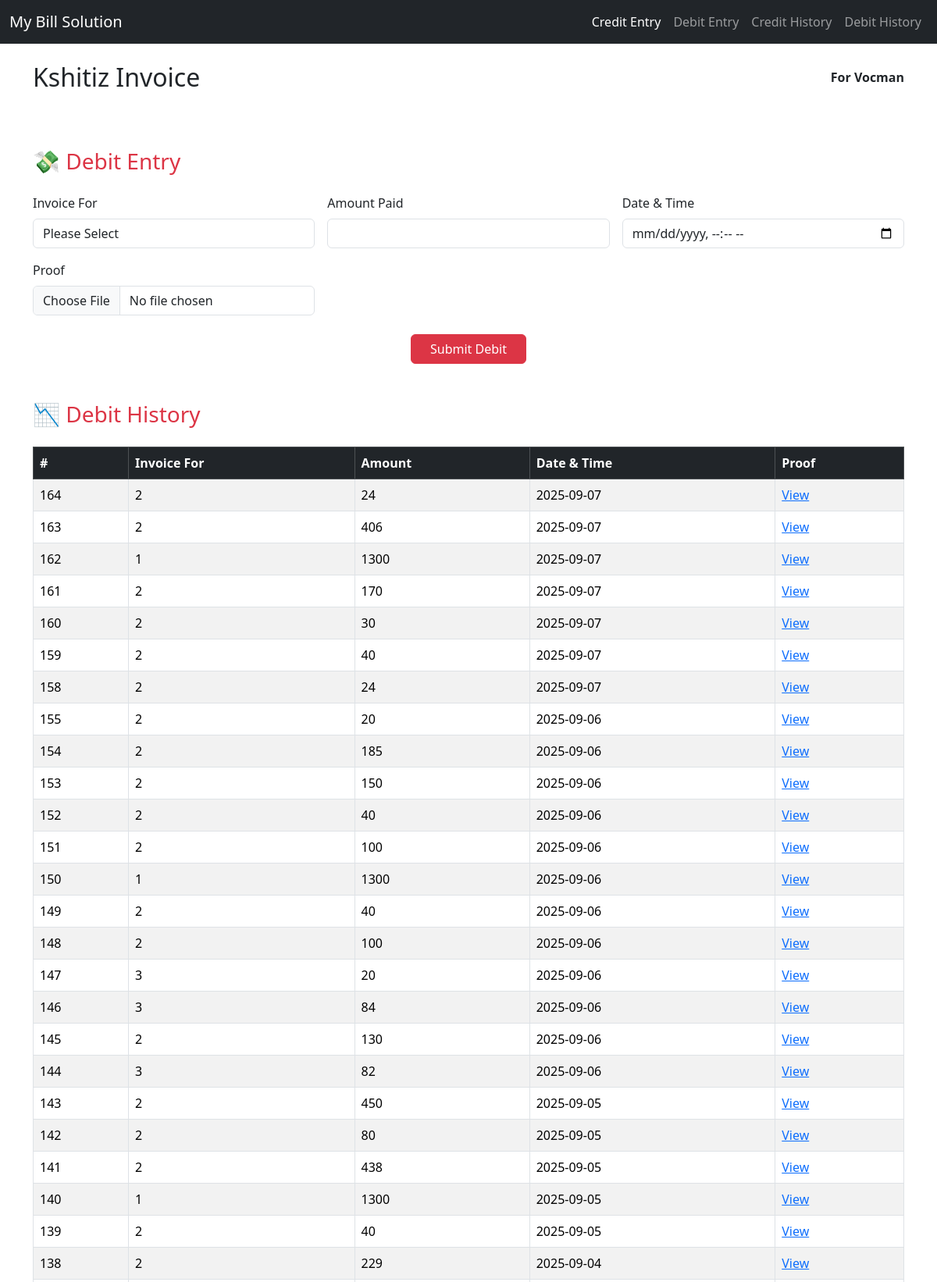
The page /debit.php (upper part) on the database its author committed.
### tables this page shows
CREATE TABLE `debits` (
  `id` int(11) NOT NULL,
  `trip_id` int(11) NOT NULL,
  `invoice_for` varchar(100) DEFAULT NULL,
  `amount` double DEFAULT NULL,
  `date_time` varchar(10) DEFAULT NULL,
  `proof` varchar(255) DEFAULT NULL,
  `created_by` int(11) NOT NULL,
  `created_at` timestamp NOT NULL DEFAULT current_timestamp()
);

### debit.php (the view, shortened to what this page needs)
<?php  include'header.php'; ?>
  <section id="debit" class="container my-5">
    <h3 class="mb-4 text-danger">💸 Debit Entry</h3>
    <div class="row g-3">
      <div class="col-md-4 col-sm-6">
       <form method="post" action="backend.php" enctype="multipart/form-data">
        <label for="debitFor" class="form-label">Invoice For</label>
        <select class="form-control" id="debitFor" name="debit_for">
          <option selected disabled>Please Select</option>
        </select>
      </div>
      <div class="col-md-4 col-sm-6">
        <label for="debitAmount" class="form-label">Amount Paid</label>
        <input type="number" class="form-control" id="debitAmount" name="debit_amount">
      </div>
      <div class="col-md-4 col-sm-6">
        <label for="debitDateTime" class="form-label">Date & Time</label>
        <input type="datetime-local" class="form-control" id="debitDateTime" name="debit_datetime">
      </div>
      <div class="col-md-4 col-sm-6">
        <label for="debitProof" class="form-label">Proof</label>
        <input type="file" class="form-control" id="debitProof" name="debit_proof">
      </div>
    </div>
    <div class="row mt-4">
      <div class="col text-center">
        <button name="add_debits" type="submit" class="btn btn-danger px-4">Submit Debit</button>
      </div>
    </div>
  </section>
  <section id="debitHistory" class="container my-5">
    <h3 class="mb-4 text-danger">📉 Debit History</h3>
    <div class="table-responsive">
      <table class="table table-bordered table-striped">
        <thead class="table-dark">
          <tr>
            <th>#</th>
            <th>Invoice For</th>
            <th>Amount</th>
            <th>Date & Time</th>
            <th>Proof</th>
          </tr>
        </thead>
        <tbody>
        <?php
include'connection.php';
$query1= "SELECT * FROM `debits` ORDER BY `id` desc";
$run1= mysqli_query($conn,$query1);
?>
<?php  while($data1= mysqli_fetch_assoc($run1)) { ?>
          <tr>
            <td><?php echo $data1['id']; ?></td>
            <td><?php echo $data1['invoice_for']; ?></td>
            <td><?php echo $data1['amount']; ?></td>
            <td><?php echo $data1['date_time']; ?></td>
            <td><a href="<?php echo $data1['proof']; ?>">View</a></td>
          </tr>
          <?php } ?>
        </tbody>
      </table>
    </div>
  </section>
<?php include'footer.php'; ?>

### header.php (shortened to what this page needs)
<!DOCTYPE html>
<html lang="en">
<head>
  <link href="https://cdn.jsdelivr.net/npm/bootstrap@5.3.3/dist/css/bootstrap.min.css" rel="stylesheet">
</head>
<body>
  <nav class="navbar navbar-expand-lg navbar-dark bg-dark">
    <div class="container-fluid">
      <a class="navbar-brand" href="index.php">My Bill Solution</a>
      <div class="collapse navbar-collapse" id="navbarNav">
        <ul class="navbar-nav ms-auto">
          <li class="nav-item"><a class="nav-link active" href="credit.php">Credit Entry</a></li>
          <li class="nav-item"><a class="nav-link" href="debit.php">Debit Entry</a></li>
          <li class="nav-item"><a class="nav-link" href="credit.php">Credit History</a></li>
          <li class="nav-item"><a class="nav-link" href="debit.php">Debit History</a></li>
        </ul>
      </div>
    </div>
  </nav>
  <header class="container py-4">
    <div class="row align-items-center">
      <div class="col-6">
        <h2 class="mb-0">Kshitiz Invoice</h2>
      </div>
      <div class="col-6 text-end">
        <strong>For Vocman</strong>
      </div>
    </div>
  </header>

### footer.php (shortened to what this page needs)
</body>
</html>

### rows shown on the page
debits: id "164", invoice_for "2", amount "24", date_time "2025-09-07"
debits: id "163", invoice_for "2", amount "406", date_time "2025-09-07"
debits: id "162", invoice_for "1", amount "1300", date_time "2025-09-07"
debits: id "161", invoice_for "2", amount "170", date_time "2025-09-07"
debits: id "160", invoice_for "2", amount "30", date_time "2025-09-07"
debits: id "159", invoice_for "2", amount "40", date_time "2025-09-07"
debits: id "158", invoice_for "2", amount "24", date_time "2025-09-07"
debits: id "155", invoice_for "2", amount "20", date_time "2025-09-06"
debits: id "154", invoice_for "2", amount "185", date_time "2025-09-06"
debits: id "153", invoice_for "2", amount "150", date_time "2025-09-06"
debits: id "152", invoice_for "2", amount "40", date_time "2025-09-06"
debits: id "151", invoice_for "2", amount "100", date_time "2025-09-06"
debits: id "150", invoice_for "1", amount "1300", date_time "2025-09-06"
debits: id "149", invoice_for "2", amount "40", date_time "2025-09-06"
debits: id "148", invoice_for "2", amount "100", date_time "2025-09-06"
debits: id "147", invoice_for "3", amount "20", date_time "2025-09-06"
debits: id "146", invoice_for "3", amount "84", date_time "2025-09-06"
debits: id "145", invoice_for "2", amount "130", date_time "2025-09-06"
debits: id "144", invoice_for "3", amount "82", date_time "2025-09-06"
debits: id "143", invoice_for "2", amount "450", date_time "2025-09-05"
debits: id "142", invoice_for "2", amount "80", date_time "2025-09-05"
debits: id "141", invoice_for "2", amount "438", date_time "2025-09-05"
debits: id "140", invoice_for "1", amount "1300", date_time "2025-09-05"
debits: id "139", invoice_for "2", amount "40", date_time "2025-09-05"
debits: id "138", invoice_for "2", amount "229", date_time "2025-09-04"
